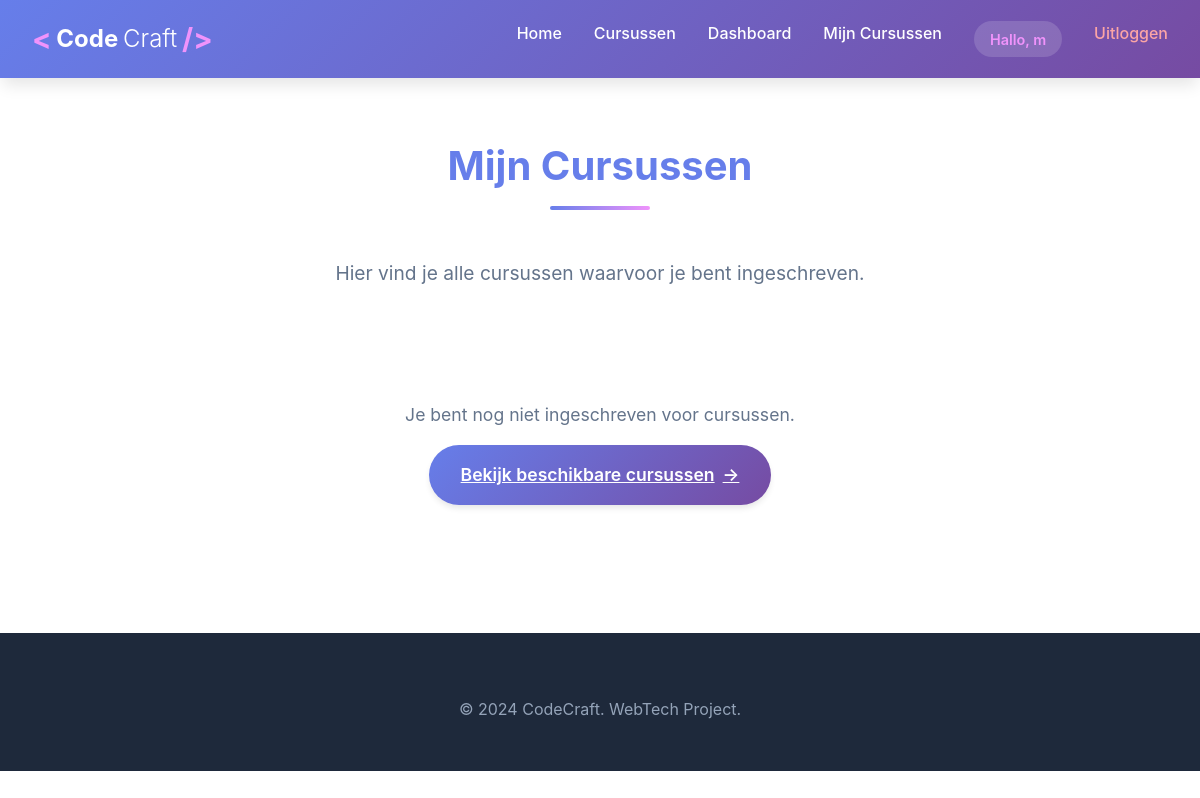
Before: /mijn-cursussen (signed in) with the older database file.
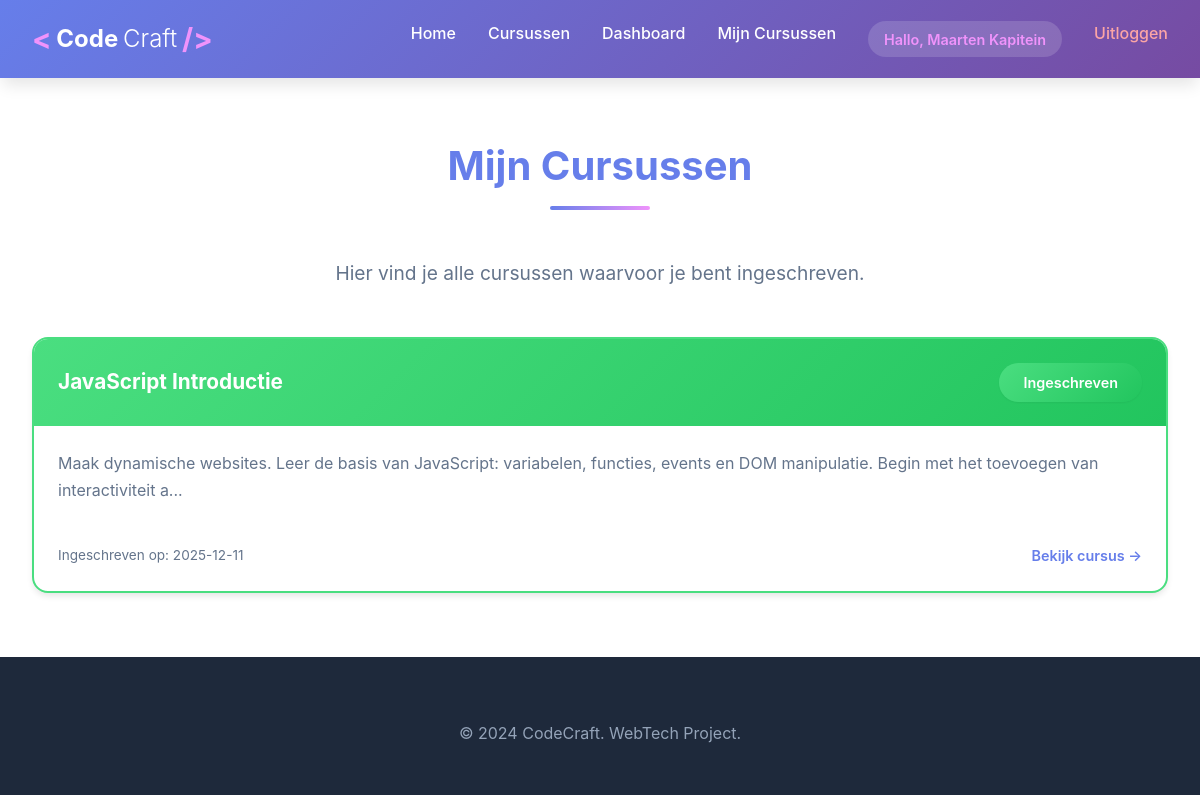
After: the same page with the newer database file.
### tables this page shows
CREATE TABLE enrollments (
            id INTEGER PRIMARY KEY AUTOINCREMENT,
            user_id INTEGER NOT NULL,
            course_id INTEGER NOT NULL,
            enrolled_at DATETIME DEFAULT CURRENT_TIMESTAMP,
            FOREIGN KEY (user_id) REFERENCES users(id),
            FOREIGN KEY (course_id) REFERENCES courses(id)
        );

CREATE TABLE courses (
            id INTEGER PRIMARY KEY AUTOINCREMENT,
            title TEXT NOT NULL,
            description TEXT,
            created_at DATETIME DEFAULT CURRENT_TIMESTAMP
        );

### py/app.py (the view)
@app.route('/mijn-cursussen')
@login_required
def my_courses():
    conn = get_db()
    cursor = conn.cursor()
    cursor.execute('''
        SELECT c.*, e.enrolled_at
        FROM courses c
        JOIN enrollments e ON c.id = e.course_id
        WHERE e.user_id = ?
        ORDER BY e.enrolled_at DESC
    ''', (session['user_id'],))
    courses = cursor.fetchall()
    conn.close()
    return render_template('my_courses.html', courses=courses)

### py/app.py (called while the page is built)
def get_db():
    conn = sqlite3.connect(DATABASE)
    conn.row_factory = sqlite3.Row
    return conn

def login_required(f):
    @wraps(f)
    def decorated_function(*args, **kwargs):
        if 'user_id' not in session:
            flash('Je moet ingelogd zijn om deze pagina te bekijken.', 'error')
            return redirect(url_for('login_page'))
        return f(*args, **kwargs)
    return decorated_function

@app.context_processor
def inject_user():
    return {
        'logged_in': 'user_id' in session,
        'user_name': session.get('user_name'),
        'user_email': session.get('user_email'),
        'is_admin': session.get('is_admin', False)
    }

### templates/my_courses.html (shortened to what this page needs)
{% extends "base.html" %}
{% block content %}
<section class="contact" id="my-courses">
    <div class="container">
        <h2>Mijn Cursussen</h2>
        <p class="section-intro">
            Hier vind je alle cursussen waarvoor je bent ingeschreven.
        </p>
        {% if courses %}
        <div class="catalog-grid">
            {% for course in courses %}
            <a href="{{ url_for('view_enrolled_course', id=course.id) }}" class="catalog-card-link">
                <article class="catalog-card enrolled clickable">
                    <div class="catalog-card-header">
                        <h3>{{ course.title }}</h3>
                        <span class="enrolled-badge">Ingeschreven</span>
                    </div>
                    <div class="catalog-card-body">
                        <p>{{ course.description[:150] }}{% if course.description|length > 150 %}...{% endif %}</p>
                    </div>
                    <div class="catalog-card-footer">
                        <small class="enrollment-date">Ingeschreven op: {{ course.enrolled_at[:10] }}</small>
                        <span class="view-course-link">Bekijk cursus &rarr;</span>
                    </div>
                </article>
            </a>
            {% endfor %}
        </div>
        {% else %}
        <div class="empty-state">
            <p>Je bent nog niet ingeschreven voor cursussen.</p>
            <a href="{{ url_for('course_catalog') }}" class="submit-button">
                <span>Bekijk beschikbare cursussen</span>
                <span class="button-arrow">&rarr;</span>
            </a>
        </div>
        {% endif %}
    </div>
</section>
{% endblock %}

Changed rows visible on the page:
added enrollments: title "JavaScript Introductie", description "Maak dynamische websites. Leer de basis van JavaScript: variabelen, functies, events en DOM manipulatie. Begin met het toevoegen van interactiviteit a", enrolled_at "2025-12-11"
Other visible differences:
{{ user_name }}: "m" → "Maarten Kapitein"
text no longer shown: "Je bent nog niet ingeschreven voor cursussen. Bekijk beschikbare cursussen →"
